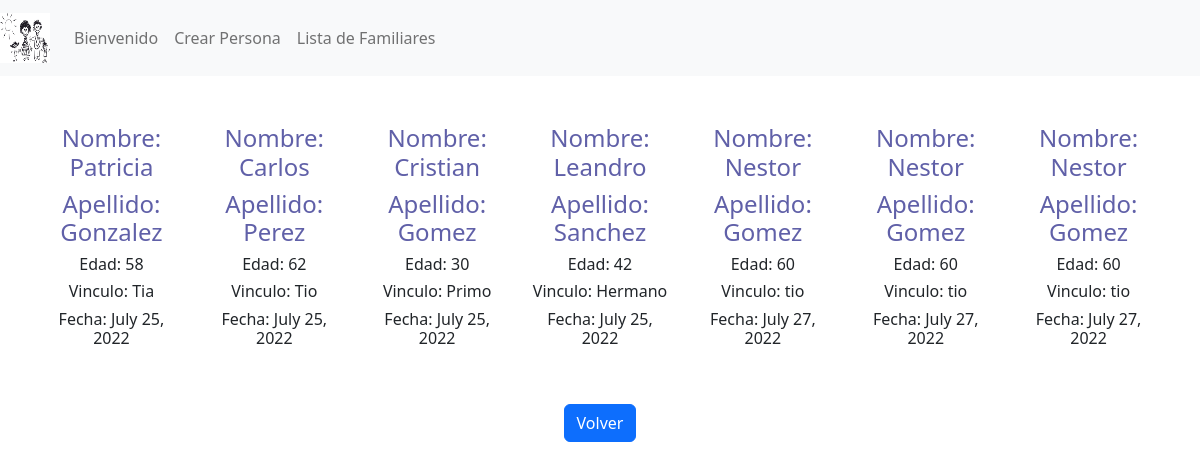
Before: /lista/ with the older database file.
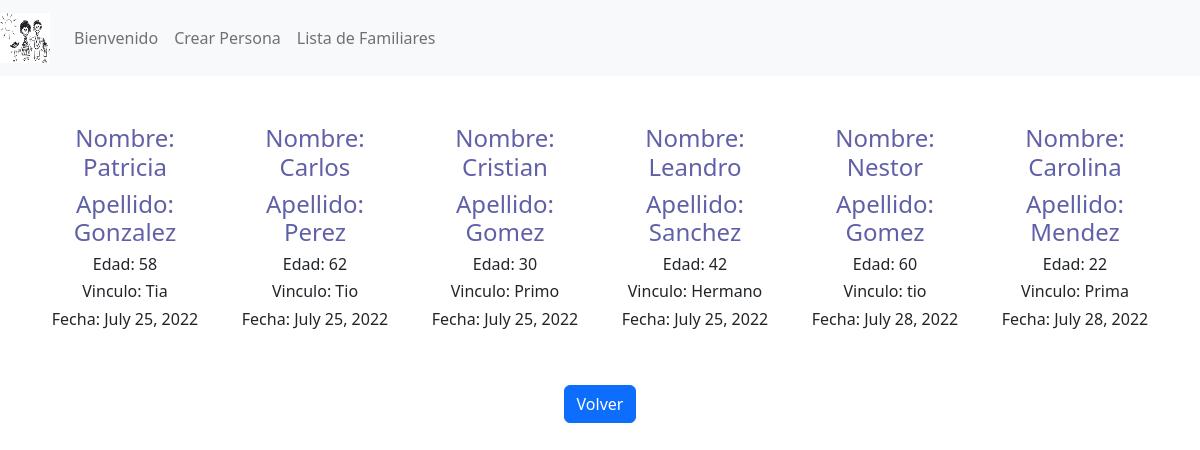
After: the same page with the newer database file.
### personas/models.py (models this page shows)
class Persona(models.Model):
    name = models.CharField(max_length=40)
    last_name= models.CharField(max_length=40)
    parent=models.CharField(max_length=40)
    ages= models.IntegerField()
    date = models.DateField(auto_now_add=True)

### personas/views.py (the view)
# urls.py: path('lista/', list_person, name= "listar_personas")
def list_person(resquest):
    persons=Persona.objects.all()
    context={"persons": persons}
    return  render(resquest,"list.html",context=context)

### templates/list.html (shortened to what this page needs)
{% extends "bienvenido.html" %}
{% block body %}
<body style="text-align: center">
    <br>
    <br>
    <div class="container text-center">
        <div class="row align-items-start">
    {% for person in persons %}
            <div class="col">
    <h4 style= "color: rgb(96, 96, 168) ;">Nombre: {{person.name}}</h1>
    <h4 style= "color: rgb(96, 96, 168) ;">Apellido: {{person.last_name}}</h1>
    <h6>Edad: {{person.ages}}</h2>
    <h6>Vinculo: {{person.parent}}</h2>
    <h6>Fecha: {{person.date}}</h2>
    <br>
    <br>
            </div>
    {% endfor %}
        </div>
    </div>
    <a  href="http://127.0.0.1:8000/bienvenido/" type="button" class="btn btn-primary">Volver</a>
</body>
{% endblock %}

### templates/bienvenido.html (shortened to what this page needs)
<!DOCTYPE html>
<html lang="en">
<head>
    <link href="https://cdn.jsdelivr.net/npm/bootstrap@5.2.0/dist/css/bootstrap.min.css" rel="stylesheet">
    <nav class="navbar navbar-expand-lg navbar-light bg-light">
      <a class="navbar-brand" href="http://127.0.0.1:8000/bienvenido/">
        <img src="MVT\MVT\images\famili.png" width="50" height="50" alt="">
      </a>
      <div class="collapse navbar-collapse" id="navbarSupportedContent">
        <ul class="navbar-nav mr-auto">
          <li class="nav-item active">
            <a class="nav-link" href="http://127.0.0.1:8000/bienvenido/">Bienvenido</a>
          </li>
          <li class="nav-item active">
            <a class="nav-link" href="http://127.0.0.1:8000/crear_persona/">Crear Persona</a>
          </li>
          <li class="nav-item active">
            <a class="nav-link" href="http://127.0.0.1:8000/lista/">Lista de Familiares</a>
          </li>
        </ul>
      </div>
    </nav>
  </head>
  {% block body %}{% endblock %}
</html>

Changed rows visible on the page:
removed Persona: name "Nestor", last_name "Gomez", ages "60", parent "tio", date "July 27, 2022"
removed Persona: name "Nestor", last_name "Gomez", ages "60", parent "tio", date "July 27, 2022"
removed Persona: name "Nestor", last_name "Gomez", ages "60", parent "tio", date "July 27, 2022"
added Persona: name "Nestor", last_name "Gomez", ages "60", parent "tio", date "July 28, 2022"
added Persona: name "Carolina", last_name "Mendez", ages "22", parent "Prima", date "July 28, 2022"
